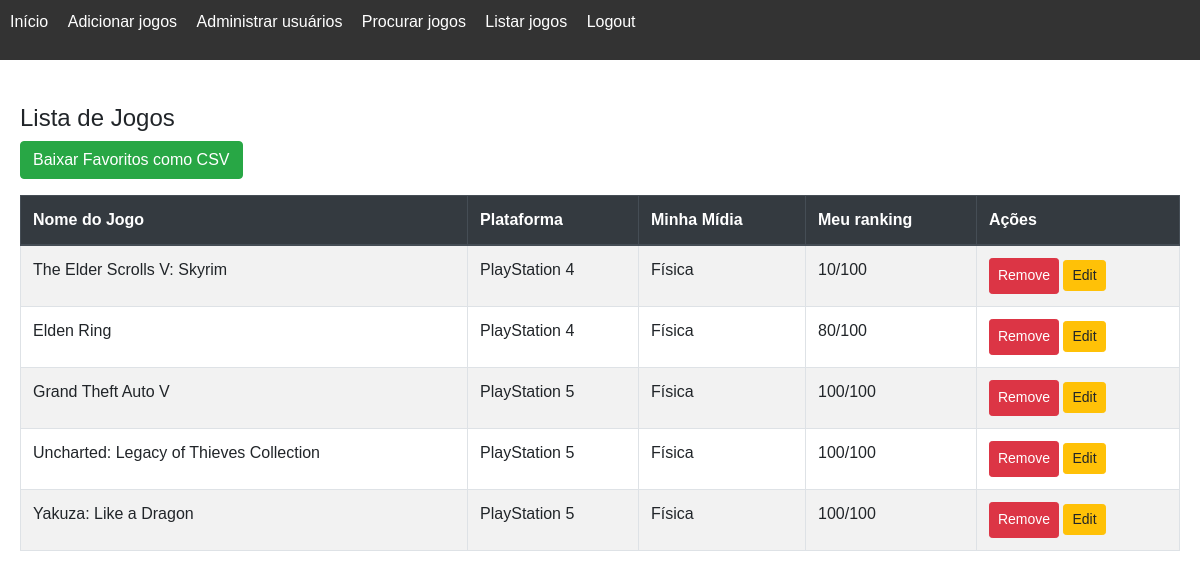
Page / (signed in) on the earlier database version.
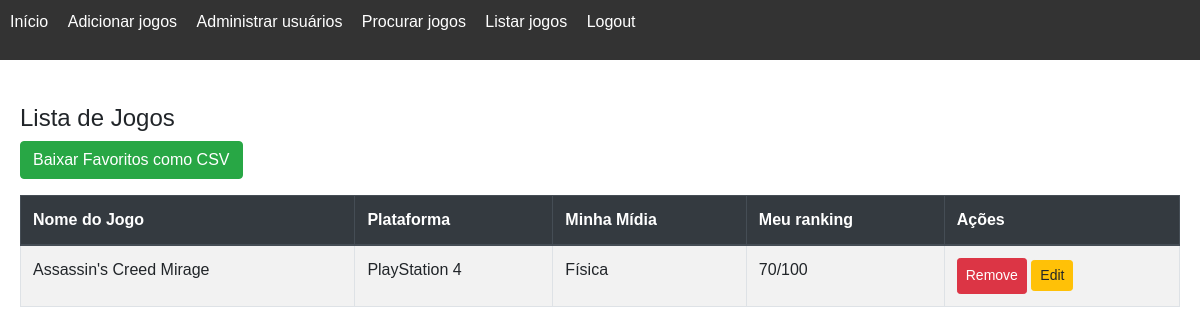
Same page on the later database version.
### app/models.py (models this page shows)
class UserGameAssociation(db.Model):
    __tablename__ = 'user_game_association'
    user_id = db.Column(db.Integer, db.ForeignKey('user.id'), primary_key=True)
    game_id = db.Column(db.Integer, db.ForeignKey('game.id'), primary_key=True)
    media = db.Column(db.String(20), nullable=False)
    rating = db.Column(db.Integer, nullable=True)

class Game(db.Model):
    id = db.Column(db.Integer, primary_key=True)
    name = db.Column(db.String(100), nullable=False)
    platform = db.Column(db.String(100), nullable=False)
    release_year = db.Column(db.Date, nullable=True)
    developer = db.Column(db.String(100), nullable=True)
    publisher = db.Column(db.String(100), nullable=True)
    genre = db.Column(db.String(50), nullable=False)
    description = db.Column(db.Text)
    cover_image = db.Column(db.String(600))  # Caminho da capa do jogo
    images = db.relationship('GameImage', backref='game', lazy=True)
    users = db.relationship('UserGameAssociation', backref='game', lazy=True)

### app/routes/game.py (the view)
@bp.route('/')
@login_required
def index():
    desired_games = UserGameAssociation.query.filter_by(user_id=current_user.id).all()
    return render_template('index.html', games=desired_games)

### app/__init__.py (called while the page is built)
@login_manager.user_loader
def load_user(user_id):
    return User.query.get(int(user_id))

### app/templates/index.html
{% extends "base.html" %}
{% block content %}
    <h1 class="mt-4">Lista de Jogos</h1>
    {% if games %}
    <a href="{{ url_for('game.download_favorites_csv') }}" class="btn btn-success">Baixar Favoritos como CSV</a>
    <table class="table table-striped table-bordered mt-3">
        <thead class="thead-dark">
            <tr>
                <th>Nome do Jogo</th>
                <th>Plataforma</th>
                <th>Minha Mídia</th>
                <th>Meu ranking</th>
                <th>Ações</th>
            </tr>
        </thead>
        <tbody>
            {% for user_game in games %}
            <tr>
                <td>{{ user_game.game.name }}</td>
                <td>{{ user_game.game.platform }}</td>
                <td>{{ user_game.media }}</td>
                <td>{{ user_game.rating }}/100</td>
                <td>
                    <form action="{{ url_for('game.remove_from_wishlist', game_id=user_game.game_id) }}" method="POST" style="display:inline;">
                        <button type="submit" class="btn btn-danger btn-sm">Remove</button>
                    </form>
                    <a href="{{ url_for('game.edit_wishlist', game_id=user_game.game_id) }}" class="btn btn-warning btn-sm">Edit</a>
                </td>
            </tr>
            {% endfor %}
        </tbody>
    </table>
    {% else %}
        <h1 class="mt-4">Você não tem nenhum jogo na sua lista</h1>
    {% endif %}
{% endblock %}

### app/templates/base.html (shortened to what this page needs)
<!DOCTYPE html>
<html lang="en">
<head>
    <link rel="stylesheet" href="https://stackpath.bootstrapcdn.com/bootstrap/4.5.2/css/bootstrap.min.css">
    <link rel="stylesheet" href="{{ url_for('static', filename='css/styles.css') }}">
</head>
<body>
    <nav>
        <ul>
            <li><a href="{{ url_for('game.index') }}">Início</a></li>
            {% if current_user.is_authenticated %}
                {% if current_user.is_admin %}
                    <li><a href="{{ url_for('game.add_game') }}">Adicionar jogos</a></li>
                    <li><a href="{{ url_for('admin.admin_dashboard') }}">Administrar usuários</a></li>
                {% endif %}
                <li><a href="{{ url_for('game.search_and_add_games') }}">Procurar jogos</a></li>
                <li><a href="{{ url_for('game.list_and_add_games') }}">Listar jogos</a></li>
                <li><a href="{{ url_for('auth.logout') }}">Logout</a></li>
            {% endif %}
        </ul>
    </nav>
    <div class="content">
        {% block content %}{% endblock %}
    </div>
</body>
</html>

### app/static/css/styles.css (style rules this page uses)
body { font-family: Arial, sans-serif; margin: 0; padding: 0; }
nav { background-color: #333; padding: 10px; }
nav ul { list-style-type: none; padding: 0; }
nav ul li { display: inline; margin-right: 15px; }
nav ul li a { color: white; text-decoration: none; }
h1 { font-size: 24px; }
.content { padding: 20px; }
button { align-self: flex-end; height: 36px; }
button { background-color: #4CAF50; color: white; padding: 5px 10px; border: none; cursor: pointer; }
form { margin: 20px 0; }
body { position: relative; }

Differences in the rows shown:
removed UserGameAssociation: game.name "The Elder Scrolls V: Skyrim", game.platform "PlayStation 4", media "Física", rating "10"
removed UserGameAssociation: game.name "Elden Ring", game.platform "PlayStation 4", media "Física", rating "80"
removed UserGameAssociation: game.name "Uncharted: Legacy of Thieves Collection", game.platform "PlayStation 5", media "Física", rating "100"
removed UserGameAssociation: game.name "Yakuza: Like a Dragon", game.platform "PlayStation 5", media "Física", rating "100"
changed UserGameAssociation "Física": game.name "Grand Theft Auto V" → "Assassin's Creed Mirage"; game.platform "PlayStation 5" → "PlayStation 4"; rating "100" → "70"
